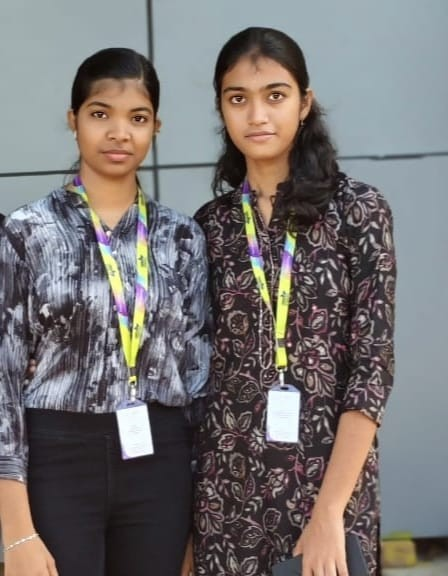
#> input picture DeepfakeDetector/backend/temp_ela_check.jpg, 448 x 576 px
$ python -i ela.py   (imports and definitions only)
#> lines starting #> are read from the running program, lines starting #| are printed output that depends on the picture
import cv2
import numpy as np
from PIL import Image, ImageChops, ImageEnhance
import os

def percent_eda_score(ela_image):
    # Determine the ratio of edited pixels to the total number of pixels in the image
    gray = cv2.cvtColor(np.array(ela_image), cv2.COLOR_RGB2GRAY)
    _, thresh = cv2.threshold(gray, 30, 255, cv2.THRESH_BINARY)
    non_zero = cv2.countNonZero(thresh)
    total_pixels = ela_image.size[0] * ela_image.size[1]
    return (non_zero / total_pixels) * 100

def compute_ela(path, quality=90):
    """
    Computes Error Level Analysis (ELA) on an image.
    Returns: (ELA Image, Normalized Tamper Score 0-1)
    """
#> called with path = '../backend/temp_ela_check.jpg', quality = 90
    try:
        original = Image.open(path).convert('RGB')
#> original is the input picture: PIL image 448x576 RGB; mean R, G, B 117.5, 113.4, 113.2

        # Save the image at a specific quality to a temporary buffer or file
        # Use absolute path for temp file to avoid CWD issues
        temp_filename = "temp_ela_check.jpg"
        original.save(temp_filename, 'JPEG', quality=quality)

        # Reload the resaved image
        resaved = Image.open(temp_filename)

        # Calculate the difference
        ela_image = ImageChops.difference(original, resaved)

        # Enhance the difference significantly
        extrema = ela_image.getextrema()
#> extrema = ((0, 3), (0, 3), (0, 7))
        max_diff = max([ex[1] for ex in extrema])
#> max_diff = 7

        if max_diff == 0:
            max_diff = 1

        scale = 255.0 / max_diff
#> scale = 36.43
        ela_image = ImageEnhance.Brightness(ela_image).enhance(scale)
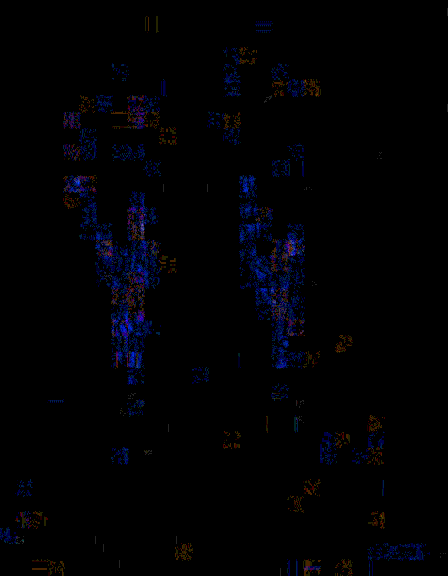
#> ela_image: PIL image 448x576 RGB; mean R, G, B 1.1, 1.2, 3.7

        # Clean up
        try:
             resaved.close()
             # os.remove(temp_filename) # Keep for debugging if needed, or remove later
        except:
             pass

        # Calculate score
        score_val = percent_eda_score(ela_image)
#> in percent_eda_score, `gray = cv2.cvtColor(np.array(ela_image), cv2.COLOR_RGB2GRAY)`:
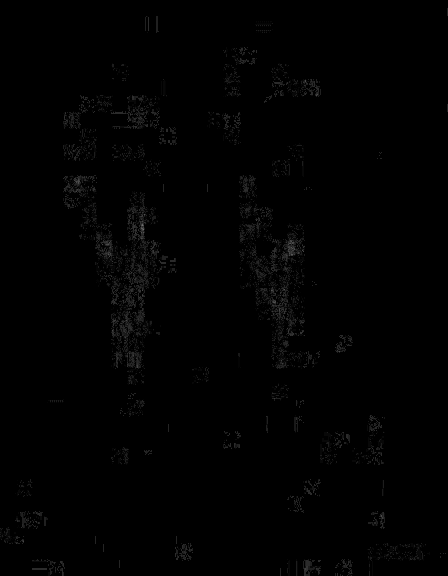
#> gray: shape (576, 448); min 0, max 113, mean 1.4
#> in percent_eda_score, `_, thresh = cv2.threshold(gray, 30, 255, cv2.THRESH_BINARY)`:
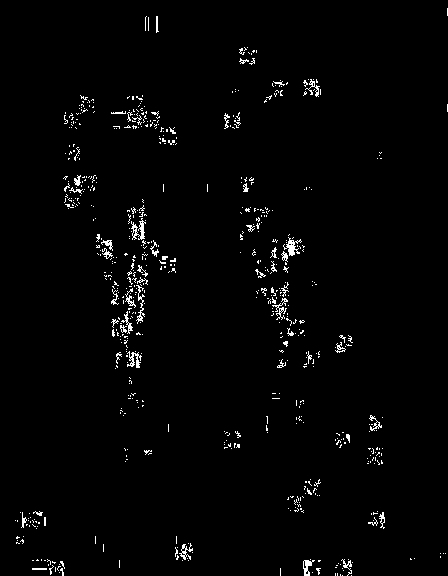
#> thresh: shape (576, 448); 1.8% white in thin lines or dots
#> in percent_eda_score, `non_zero = cv2.countNonZero(thresh)`: non_zero = 4709
#> score_val = 1.82
        # Normalize: heuristic map 0-5% -> 0.0-0.3 (Real), 5-20% -> 0.3-0.7 (Suspicious), >20% -> 0.7-1.0 (Fake)
        # This is a rough heuristic.
        normalized_score = min(score_val / 40.0, 1.0) # Map 0-40% to 0-1
#> normalized_score = 0.0456

        return ela_image, normalized_score

    except Exception as e:
        print(f"ELA Error: {e}")
        return None, 0.0

>>> result = compute_ela('../backend/temp_ela_check.jpg')
